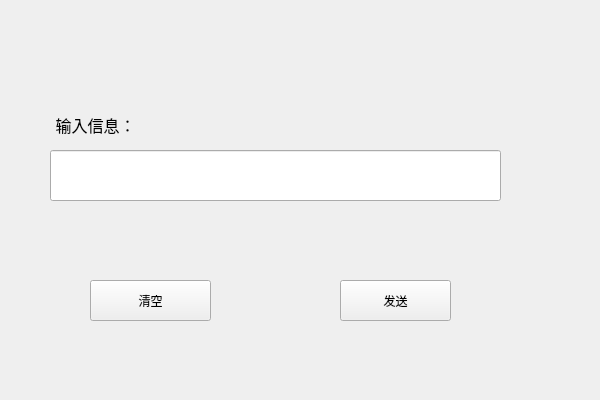
<?xml version="1.0" encoding="UTF-8"?>
<ui version="4.0">
 <class>chat</class>
 <widget class="QWidget" name="chat">
  <property name="geometry">
   <rect>
    <x>0</x>
    <y>0</y>
    <width>600</width>
    <height>400</height>
   </rect>
  </property>
  <property name="windowTitle">
   <string>Form</string>
  </property>
  <widget class="QLabel" name="label">
   <property name="geometry">
    <rect>
     <x>40</x>
     <y>100</y>
     <width>111</width>
     <height>51</height>
    </rect>
   </property>
   <property name="text">
    <string>&lt;html&gt;&lt;head/&gt;&lt;body&gt;&lt;p align=&quot;center&quot;&gt;&lt;span style=&quot; font-size:12pt;&quot;&gt;输入信息：&lt;/span&gt;&lt;/p&gt;&lt;/body&gt;&lt;/html&gt;</string>
   </property>
  </widget>
  <widget class="QLineEdit" name="lineEdit">
   <property name="geometry">
    <rect>
     <x>50</x>
     <y>150</y>
     <width>451</width>
     <height>51</height>
    </rect>
   </property>
  </widget>
  <widget class="QPushButton" name="clearButton">
   <property name="geometry">
    <rect>
     <x>90</x>
     <y>280</y>
     <width>121</width>
     <height>41</height>
    </rect>
   </property>
   <property name="text">
    <string>清空</string>
   </property>
  </widget>
  <widget class="QPushButton" name="sendButton">
   <property name="geometry">
    <rect>
     <x>340</x>
     <y>280</y>
     <width>111</width>
     <height>41</height>
    </rect>
   </property>
   <property name="text">
    <string>发送</string>
   </property>
  </widget>
 </widget>
 <resources/>
 <connections/>
</ui>
